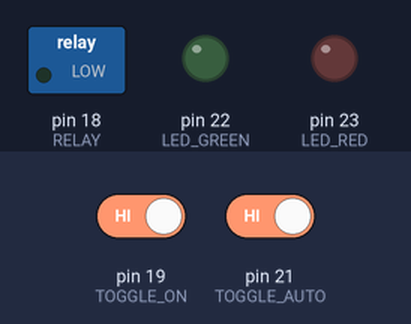
The sketch below on a simulated Arduino Mega 2560, built with avr-gcc and run on an emulated ATmega2560. On the bench: switched loads named in the sketch (green lamp = pin HIGH), output pins drawn as LEDs (lit = HIGH). The test bench sets the inputs (shaded band); at power-on: pin 19 (TOGGLE_ON) HIGH, pin 21 (TOGGLE_AUTO) HIGH.

Above: at 3.7 s.
3.8 s: pin 19 (TOGGLE_ON) driven LOW
At 5.0 s:
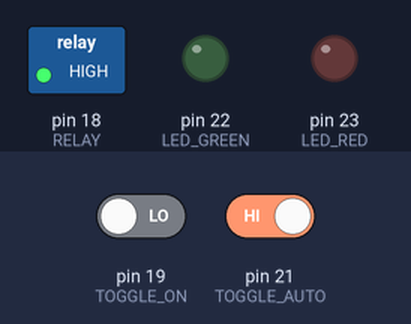
5.3 s: pin 19 (TOGGLE_ON) driven HIGH
At 5.7 s:
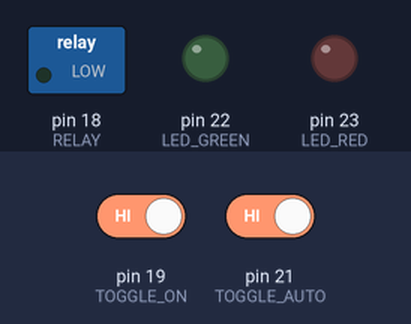
6.8 s: pin 21 (TOGGLE_AUTO) driven LOW
At 7.5 s:
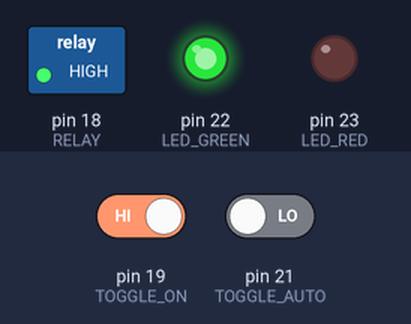
8.3 s: pin 21 (TOGGLE_AUTO) driven HIGH
At 8.6 s:
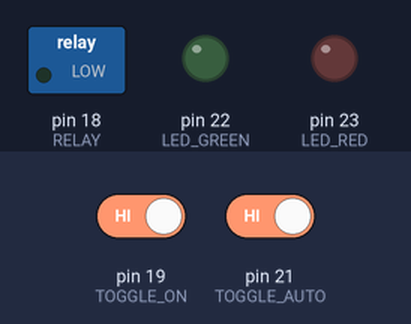
Timing chart, 0 to 10.8 s (numbered marks = the images above; inputs shaded):
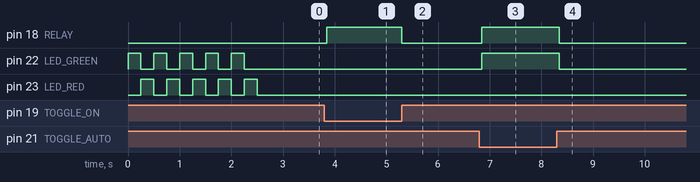

The sketch:

PowerInterrupter.ino
```cpp
// (licence header left out)
#include <Arduino.h>

// operational configuration

#define MIN_ON_TIME 1   // these times are in seconds
#define MAX_ON_TIME 30
#define MIN_OFF_TIME 1
#define MAX_OFF_TIME 180

// hardware configuration

#define LED_RED 23
#define LED_GREEN 22
#define RELAY 18
#define KNOB_ON A0
#define KNOB_OFF A1
#define TOGGLE_ON 19
#define TOGGLE_AUTO 21
#define DEBOUNCE_DELAY 50 // msec

void setup (void) {
   pinMode(LED_RED, OUTPUT);
   pinMode(LED_GREEN, OUTPUT);
   pinMode(RELAY, OUTPUT);
   pinMode(KNOB_ON, INPUT); // analog input is 0..1023 for 0..3.3V
   pinMode(KNOB_OFF, INPUT);
   pinMode(TOGGLE_ON, INPUT_PULLUP);
   pinMode(TOGGLE_AUTO, INPUT_PULLUP);
   for (int i = 0; i < 5; ++i) { // announce our presence by winking the light
      digitalWrite(LED_GREEN, HIGH);
      delay(250);
      digitalWrite(LED_GREEN, LOW);
      digitalWrite(LED_RED, HIGH);
      delay(250);
      digitalWrite(LED_RED, LOW); } }

bool delay_while_auto(unsigned long delaymsec) {
   do {
      delay(100); // delay in 100 msec increments
      if (delaymsec < 100)
         return false; // end timeout while still in auto mode
      delaymsec -= 100; }
   while (digitalRead(TOGGLE_AUTO) == LOW);
   return true; // switch changed: exit auto mode
}

void loop (void) {
   uint16_t knob_rotation; // 0..1023
   unsigned long knob_time; // seconds

   if (digitalRead(TOGGLE_ON) == LOW) { // switch up: manual power on
      delay(DEBOUNCE_DELAY);
      digitalWrite(RELAY, HIGH);
      while (digitalRead(TOGGLE_ON) == LOW) ; // continue as long as switch is in the up position
      digitalWrite(RELAY, LOW);
      delay(DEBOUNCE_DELAY); }

   while (digitalRead(TOGGLE_AUTO) == LOW) { // while switch down: auto mode
      delay(DEBOUNCE_DELAY);

      digitalWrite(RELAY, HIGH); // auto: power on
      digitalWrite(LED_GREEN, HIGH);
      knob_rotation = analogRead(KNOB_ON);
      knob_time = ((unsigned long)(MAX_ON_TIME - MIN_ON_TIME + 1) * knob_rotation + 512UL)/ 1024UL + MIN_ON_TIME;
      if (delay_while_auto(1000 * knob_time))
         break; // left auto mode
      digitalWrite(RELAY, LOW);
      digitalWrite(LED_GREEN, LOW);

      digitalWrite(LED_RED, HIGH); // auto: power off
      knob_rotation = analogRead(KNOB_OFF);
      knob_time = ((unsigned long)(MAX_OFF_TIME - MIN_OFF_TIME + 1) * knob_rotation + 512UL) / 1024UL + MIN_OFF_TIME;
      if (delay_while_auto(1000 * knob_time))
         break; // left auto mode
      digitalWrite(LED_RED, LOW); }

   digitalWrite(RELAY, LOW);
   digitalWrite(LED_GREEN, LOW);
   digitalWrite(LED_RED, LOW);
   delay(DEBOUNCE_DELAY); }

//*
```

Measured:
- after the input at 3.8 s, pin 18 (RELAY): LOW → HIGH after 0.05 s
- after the input at 5.3 s, pin 18 (RELAY): HIGH → LOW at once
- after the input at 6.8 s, pin 18 (RELAY), pin 22 (LED_GREEN): LOW → HIGH after 0.05 s
- after the input at 8.3 s, pin 18 (RELAY), pin 22 (LED_GREEN): HIGH → LOW after 0.05 s
